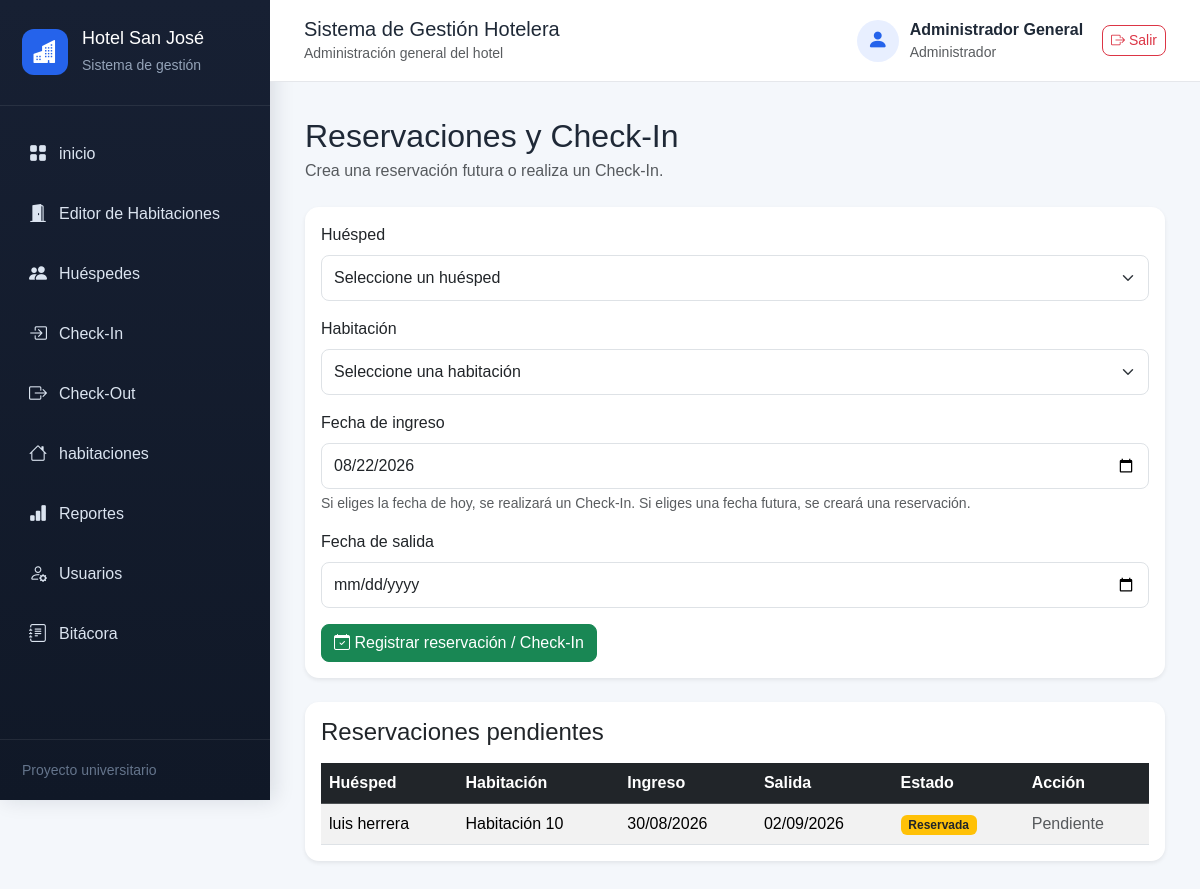
/checkin (signed in), run on an earlier commit of the app's database.
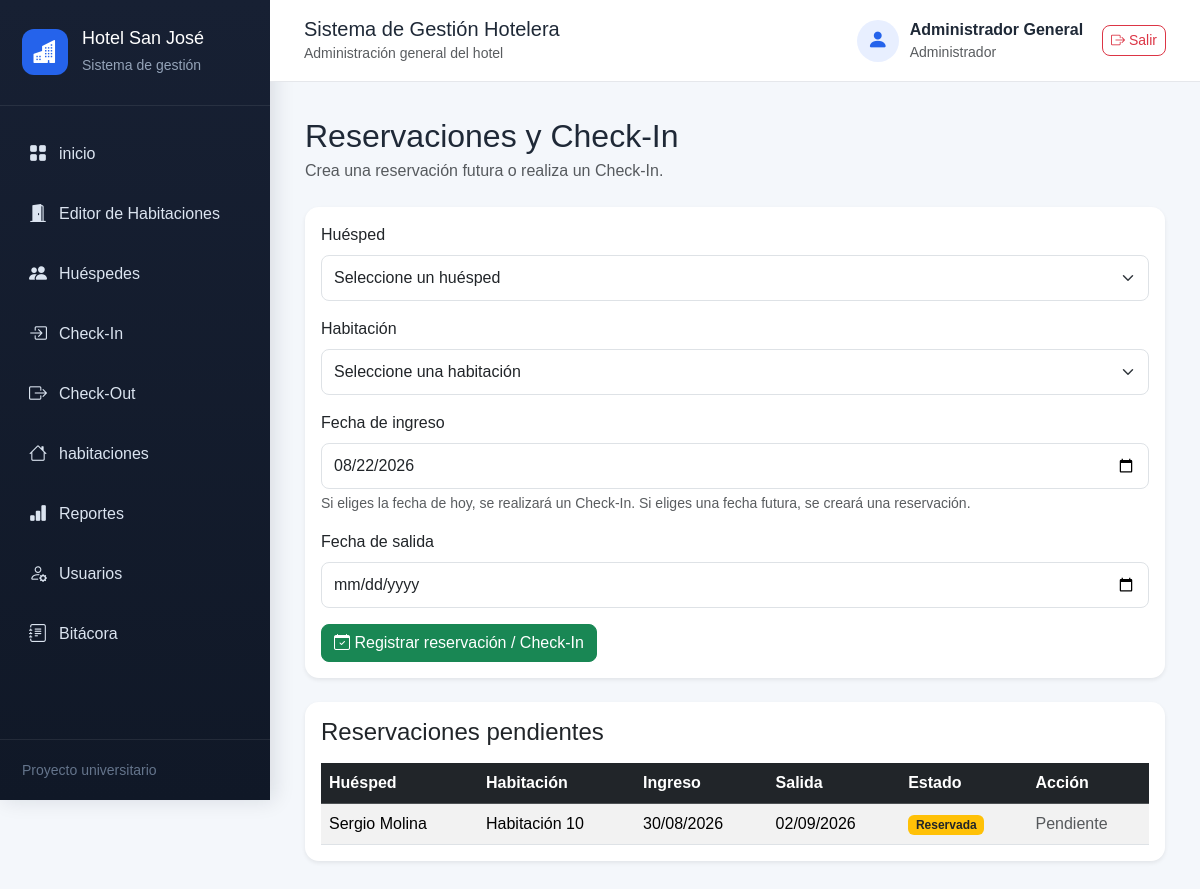
And on a later commit of the database.
### models.py (models this page shows, shortened)
class Reserva(db.Model):
    __tablename__ = "reservas"
    id = db.Column(
        db.Integer,
        primary_key=True
    )
    fecha_ingreso = db.Column(
        db.Date,
        nullable=False
    )
    fecha_salida = db.Column(
        db.Date,
        nullable=True
    )
    estado = db.Column(
        db.String(20),
        nullable=False,
        default="Activa"
    )
    total_pagado = db.Column(
        db.Float,
        nullable=False,
        default=0
    )
    huesped_id = db.Column(
        db.Integer,
        db.ForeignKey("huespedes.id"),
        nullable=False
    )
    habitacion_id = db.Column(
        db.Integer,
        db.ForeignKey("habitaciones.id"),
        nullable=False
    )

class Huesped(db.Model):
    __tablename__ = "huespedes"
    id = db.Column(
        db.Integer,
        primary_key=True
    )
    nombre = db.Column(
        db.String(100),
        nullable=False
    )
    dpi = db.Column(
        db.String(13),
        unique=True,
        nullable=False
    )
    telefono = db.Column(
        db.String(8),
        nullable=False
    )
    reservas = db.relationship(
        "Reserva",
        backref="huesped",
        lazy=True
    )

class Habitacion(db.Model):
    __tablename__ = "habitaciones"
    id = db.Column(
        db.Integer,
        primary_key=True
    )
    numero = db.Column(
        db.Integer,
        unique=True,
        nullable=False
    )
    tipo = db.Column(
        db.String(20),
        nullable=False
    )
    precio = db.Column(
        db.Float,
        nullable=False
    )
    estado = db.Column(
        db.String(20),
        nullable=False,
        default="Disponible"
    )
    reservas = db.relationship(
        "Reserva",
        backref="habitacion",
        lazy=True
    )

### routes/reservas.py (the view, shortened to what this page needs)
@reservas_bp.route(
    "/checkin",
    methods=["GET", "POST"]
)
def checkin():
    huespedes = Huesped.query.order_by(
        Huesped.nombre
    ).all()
    habitaciones_disponibles = Habitacion.query.filter_by(
        estado="Disponible"
    ).order_by(
        Habitacion.numero
    ).all()
    reservas_pendientes = Reserva.query.filter(
        Reserva.estado == "Reservada"
    ).order_by(
        Reserva.fecha_ingreso
    ).all()
    return render_template(
        "checkin.html",
        huespedes=huespedes,
        habitaciones=habitaciones_disponibles,
        reservas_pendientes=reservas_pendientes,
        fecha_actual=date.today().isoformat(),
        hoy=date.today()
    )

### app.py (called while the page is built)
@app.before_request
def proteger_sistema():
    rutas_publicas = {
        "auth.login",
        "static"
    }
    if request.endpoint is None:
        return None
    if request.endpoint in rutas_publicas:
        return None
    if "usuario_id" not in session:
        return redirect(
            url_for("auth.login")
        )
    return None

### templates/checkin.html (shortened to what the changed rows need)
{% extends "base.html" %}
{% block contenido %}
<div class="d-flex justify-content-between align-items-center mb-4">
    <div>
        <h2 class="mb-1">
            Reservaciones y Check-In
        </h2>
    </div>
</div>
<div class="card shadow-sm mt-4">
    <div class="card-body">
        {% if reservas_pendientes %}
            <div class="table-responsive">
                <table
                    class="table table-striped table-hover align-middle"
                >
                    <thead class="table-dark">
                        <tr>
                            <th>
                                Huésped
                            </th>
                            <th>
                                Habitación
                            </th>
                            <th>
                                Ingreso
                            </th>
                            <th>
                                Salida
                            </th>
                            <th>
                                Estado
                            </th>
                            <th>
                                Acción
                            </th>
                        </tr>
                    </thead>
                    <tbody>
                        {% for reserva in reservas_pendientes %}
                            <tr>
                                <td>
                                    {{ reserva.huesped.nombre }}
                                </td>
                                <td>
                                    Habitación
                                    {{ reserva.habitacion.numero }}
                                </td>
                                <td>
                                    {{
                                        reserva.fecha_ingreso.strftime(
                                            "%d/%m/%Y"
                                        )
                                    }}
                                </td>
                                <td>
                                    {{
                                        reserva.fecha_salida.strftime(
                                            "%d/%m/%Y"
                                        )
                                    }}
                                </td>
                                <td>
                                    <span
                                        class="badge bg-warning text-dark"
                                    >
                                        Reservada
                                    </span>
                                </td>
                                <td>
                                    {% if reserva.fecha_ingreso <= hoy %}
                                        <form
                                            method="POST"
                                            action="{{
                                                url_for(
                                                    'reservas.realizar_checkin_reserva',
                                                    id=reserva.id
                                                )
                                            }}"
                                            onsubmit="return confirm(
                                                '¿Deseas realizar el Check-In de esta reservación?'
                                            );"
                                        >
                                            <button
                                                type="submit"
                                                class="btn btn-success btn-sm"
                                            >
                                                <i class="bi bi-box-arrow-in-right"></i>
                                                Realizar Check-In
                                            </button>
                                        </form>
                                    {% else %}
                                        <span class="text-muted">
                                            Pendiente
                                        </span>
                                    {% endif %}
                                </td>
                            </tr>
                        {% endfor %}
                    </tbody>
                </table>
            </div>
        {% else %}
            <div class="alert alert-info mb-0">
                No existen reservaciones pendientes.
            </div>
        {% endif %}
    </div>
</div>
{% endblock %}

What changed in the data, as far as the page shows it:
changed through a linked row, Reserva: huesped.nombre "luis herrera" → "Sergio Molina"
